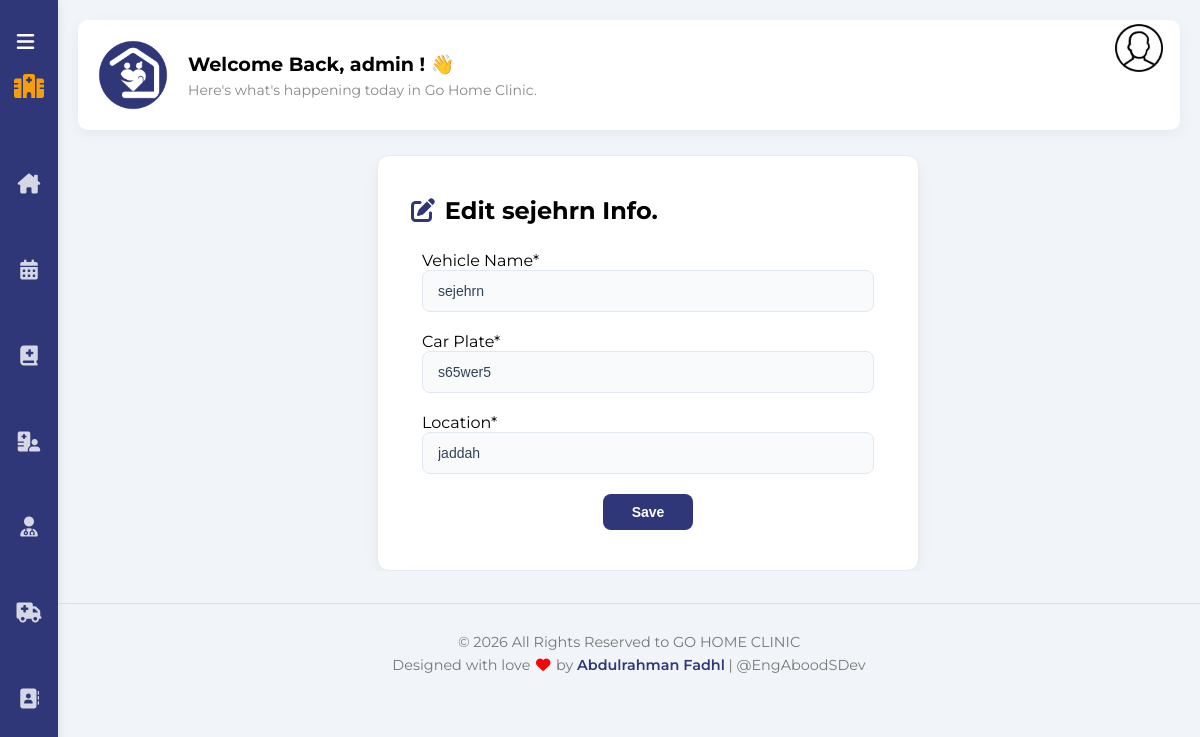
Page /Admin/EditVeh.php?veh_id=1 (signed in) on the committed database.
### tables this page shows
CREATE TABLE `vehicle` (
  `v_id` int(10) NOT NULL,
  `v_name` varchar(100) NOT NULL,
  `car_plate` varchar(100) NOT NULL,
  `location` varchar(100) DEFAULT NULL
);

### Admin/adminWebs.php (called while the page is built, shortened)
<?php
function currentAdminFname()
{
    return $_COOKIE['admin_fname'];
}
?>

### Admin/Admin.php (called while the page is built, shortened)
<?php
function getVehicleById($vehicle_id)
{
    $db = connectDB();
    $result = mysqli_query($db, "SELECT * FROM `vehicle` where v_id=$vehicle_id");
    return mysqli_fetch_assoc($result);
}
?>

### Admin/EditVeh.php (the view, shortened to what this page needs)
<?php
require_once 'adminWebs.php';
require_once 'Admin.php';
if (isset($_GET['veh_id'])) {
    $Vehicle = getVehicleById($_GET['veh_id']);
}
?>
<!DOCTYPE html>
<html lang="en">
<head>
    <link rel="stylesheet" href="../css/all.min.css" />
    <link rel="stylesheet" href="../css/framework.css">
    <link rel="stylesheet" href="../css/master.css">
</head>
<body>
    <div class="page d-flex">
        <div class="sidebar bg-white p-10 pt-20 pb-20  p-relative">
            <div class="toggle-btn" onclick="document.querySelector('.sidebar').classList.toggle('toggled')"
                style="cursor: pointer; text-align: right; color: white; margin-bottom: 20px; font-size: 20px;">
                <i class="fa-solid fa-bars"></i>
            </div>
            <div class="sidebar-title p-relative txt-c mt-0">
                <i class="fa-solid fa-hospital"></i>
            </div>
            <ul>
                <li>
                    <a class=" d-flex align-center fs-14 c-black rad-6 p-10" href="Dashboard.php">
                        <i class="fa-solid fa-house-chimney fa-fw"></i>
                    </a>
                </li>
                <li>
                    <a class=" d-flex align-center fs-14 c-black rad-6 p-10" href="adminAbo.php">
                        <i class="fa-solid fa-calendar-days fa-fw"></i>
                    </a>
                </li>
                <li>
                    <a class="d-flex align-center fs-14 c-black rad-6 p-10" href="adminMed.php">
                        <i class="fa-solid fa-book-medical"></i>
                    </a>
                </li>
                <li>
                    <a class="d-flex align-center fs-14 c-black rad-6 p-10" href="adminPat.php">
                        <i class="fa-solid fa-hospital-user fa-fw"></i>
                    </a>
                </li>
                <li>
                    <a class=" d-flex align-center fs-14 c-black rad-6 p-10" href="adminDoc.php">
                        <i class="fa-solid fa-user-doctor fa-fw"></i>
                    </a>
                </li>
                <li>
                    <a class="d-flex align-center fs-14 c-black rad-6 p-10" href="adminVeh.php">
                        <i class="fa-solid fa-truck-medical"></i>
                    </a>
                </li>
                <li>
                    <a class=" d-flex align-center fs-14 c-black rad-6 p-10" href="adminContact.php">
                        <i class="fa-solid fa-address-book fa-fw"></i>
                    </a>
                </li>
            </ul>
        </div>
        <div class="content w-full">
            <div class="head p-15 bg-white between-flex"
                style="height: auto; border-radius: 10px;justify-content: flex-start; margin: 20px; box-shadow: 0 4px 15px rgba(0,0,0,0.05); align-items: center; flex-wrap: wrap; gap: 15px;">
                <img src="../imgs/logo-without-background.png" style="width: 80px; margin: 0px;" class="imgback m-0"
                    alt="">
                <div class="welcome-text">
                    <h3 class="m-0 c-black" style="font-size: 1.2rem;">Welcome Back,
                        <?php echo currentAdminFname(); ?> !
                        <span class="wave" style="display: inline-block;">👋</span>
                    </h3>
                    <p class="m-0 mt-5 c-grey fs-14">Here's what's happening today in Go Home Clinic.</p>
                </div>
                <div class="action d-flex align-center">
                    <div class="profile" onclick="menuToggle();" style="cursor: pointer; margin: 1.2rem;">
                        <img src=" ../imgs/user.png" alt="">
                    </div>
                </div>
            </div>
            <div class="content w-full form-cont">
                <div class="wrapper d-grid gap-20">
                    <div class="quick-draft p-20 bg-white rad-10">
                        <h2 class="mt-0 mt-10"><i class="fa fa-edit c-blue"></i> Edit <?php echo $Vehicle["v_name"]; ?>
                            Info.</h2>
                        <form action="" class="doc_form" method="post">
                            <fieldset>
                                <label for="">Vehicle Name*</label>
                                <input class="d-block mb-20 w-full p-10 b-none bg-eee rad-6" name="v_name" type="text"
                                    value="<?php echo $Vehicle["v_name"]; ?>">
                                <label for="">Car Plate*</label>
                                <input class="d-block mb-20 w-full p-10 b-none bg-eee rad-6" name="car_plate"
                                    type="text" value="<?php echo $Vehicle["car_plate"]; ?>">
                                <label for="location">Location*</label>
                                <input class="d-block mb-20 w-full p-10 b-none bg-eee rad-6" name="location" required
                                    type="text" value="<?php echo $Vehicle["location"]; ?>">
                                <div class="form-group">
                                    <input style="cursor: pointer; width: 20%; height: 35px;"
                                        class="save d-block fs-14 bg-blue c-white b-none w-fit btn-shape" type="submit"
                                        name="editVehicle" value="Save">
                                </div>
                            </fieldset>
                        </form>
                    </div>
                </div>
            </div>
            <div class="admin-copyright">
                <p>© 2026 All Rights Reserved to GO HOME CLINIC</p>
                <p class="developer">Designed with love <i style="color: red;" class="fa fa-heart"></i>
                    by
                    <a href="mailto:abdulrahmanfadhl@gmail.com">Abdulrahman Fadhl</a>
                    | @EngAboodSDev
                </p>
            </div>
        </div>
    </div>
</body>
</html>

### css/framework.css (style rules this page uses)
:root { --blue-color: #303779; --blue-alt-color: #0d69d5; --orange-color: #f59e0b; --green-color: #22c55e; --red-color: #f44336; --grey-color: #888; }
.d-flex { display: flex; }
.align-center { align-items: center; }
.d-grid { display: grid; }
.gap-20 { gap: 20px; }
.d-block { display: block; }
.p-10 { padding: 10px; }
.p-15 { padding: 15px; }
.p-20 { padding: 20px; }
.pt-20 { padding-top: 20px; }
.pb-20 { padding-bottom: 20px; }
.m-0 { margin: 0; }
.mt-0 { margin-top: 0; }
.mt-5 { margin-top: 5px; }
.mt-10 { margin-top: 10px; }
.mb-20 { margin-bottom: 20px; }
.bg-white { background-color: white; }
.bg-eee { background-color: #eee; }
.bg-blue { background-color:var(--blue-color); }
.c-black { color: black; }
.c-white { color: white; }
.c-grey { color: var(--grey-color); }
.c-blue { color: var(--blue-color); }
.p-relative { position: relative; }
.txt-c { text-align: center; }
.fs-14 { font-size: 14px; }
.b-none { border: none; }
.rad-6 { border-radius: 6px; }
.rad-10 { border-radius: 10px; }
.w-full { width: 100%; }
.w-fit { width: fit-content; }
.between-flex { display: flex; align-items: center; justify-content: space-between; }
.btn-shape { padding: 4px 10px; border-radius: 6px; }

### Admin/EditVeh.php (style rules this page uses)
fieldset { border: none; }
.form-group { display: flex; justify-content: space-around; }

### rows in the picture
vehicle: v_name "sejehrn", car_plate "s65wer5", location "jaddah"

### other values in the picture
currentAdminFname() "admin"
